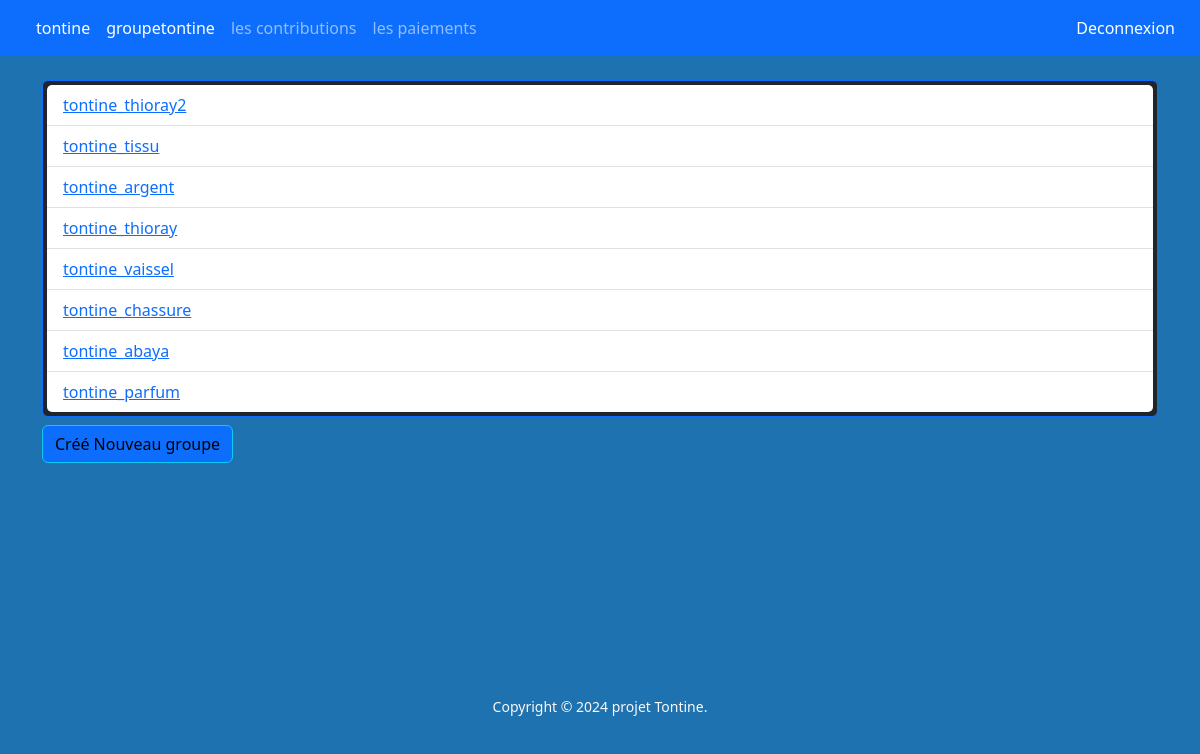
The page /groupe/ on the database its author committed.
### totine_of_app/models.py (models this page shows, shortened)
class groupetontinee(models.Model):
    nom = models.CharField(max_length=150)
    cotisation_amount = models.CharField(max_length=150)
    frequence_despaiement = models.CharField(max_length=50)
    date_decréation = models.DateTimeField(auto_now_add=True)

### totine_of_app/views.py (the view)
# urls.py: path('groupe/' , groupe, name= 'groupe'),
def groupe(request):
  groupe = groupetontinee.objects.all()
  return render(request,"pages/groupe.html",{"groupe": groupe})

### totine_of_app/templates/pages/groupe.html (shortened to what this page needs)
{% extends 'base.html' %}
{%block contenu %}
<div class="row mt-4">
  <div class="col-md-25 m-auto ">
    <div class="card card-boody border-primary border border bg-dark p-1">
      {% if groupe %}
      <ul class="list-group list-group-flush">
        {% for groupetontinee in groupe %}
        <li class="list-group-item">
        <a href="{% url 'details' groupetontinee.id %}">
        {{groupetontinee.nom}}</a
        >
       </li>
       {% endfor %}
      </ul>
      {% endif %}
    </div>
     </div>
    </div>
    <div class="mt-2">
      <a href="{%url 'new'%}" class="btn btn-info bg-primary">Créé Nouveau groupe</a>
    </div>
<footer>
  <small>Copyright © 2024 projet Tontine.</small>
</footer>
{% endblock %}

### totine_of_app/templates/base.html (shortened to what this page needs)
<!doctype html>
<html lang="en">
  <head>
    <link href="https://cdn.jsdelivr.net/npm/bootstrap@5.3.3/dist/css/bootstrap.min.css" rel="stylesheet">
  </head>
  <body>
    {% include 'partials/header.html' %}
     <div class="container">
        {% block contenu %}{% endblock  %}
     </div>
  </body>
</html>

### totine_of_app/templates/partials/header.html (shortened to what this page needs)
<nav class="navbar navbar-expand-lg navbar-dark bg-primary">
    <div class="container-fluid">
      <div class="collapse navbar-collapse" id="navbarSupportedContent">
        <ul class="navbar-nav me-auto mb-2 mb-lg-0">
          <li class="nav-item">
            <a class="nav-link active" aria-current="page" href="{% url 'home' %}">tontine</a>
          </li>
          <li class="nav-item">
            <a class="nav-link active" aria-current="page" href="{% url 'groupe' %}">groupetontine</a>
          </li>
          <li class="nav-item">
            <a class="nav-link" href="{% url 'contributions' %}">les contributions</a>
          </li>
          <li class="nav-item">
            <a class="nav-link" href="{% url 'paiementt' %}">les paiements</a>
          </li>
        </ul>
        <a class="nav-link" href="{% url 'logout' %}">
        <button class="btn btn-primary" type="submit" >Deconnexion</button>
      </a>
      </div>
    </div>
  </nav>

### totine_of_app/templates/base.html (style rules this page uses)
body { background-color: #1d72af; }

### totine_of_app/templates/pages/groupe.html (style rules this page uses)
footer { text-align: center; padding:8px; background-color: #1d72af;; color: #faf8f8; width: 100%; margin-top:20%; }

### rows shown on the page
groupetontinee: nom "tontine_thioray2"
groupetontinee: nom "tontine_tissu"
groupetontinee: nom "tontine_argent"
groupetontinee: nom "tontine_thioray"
groupetontinee: nom "tontine_vaissel"
groupetontinee: nom "tontine_chassure"
groupetontinee: nom "tontine_abaya"
groupetontinee: nom "tontine_parfum"
